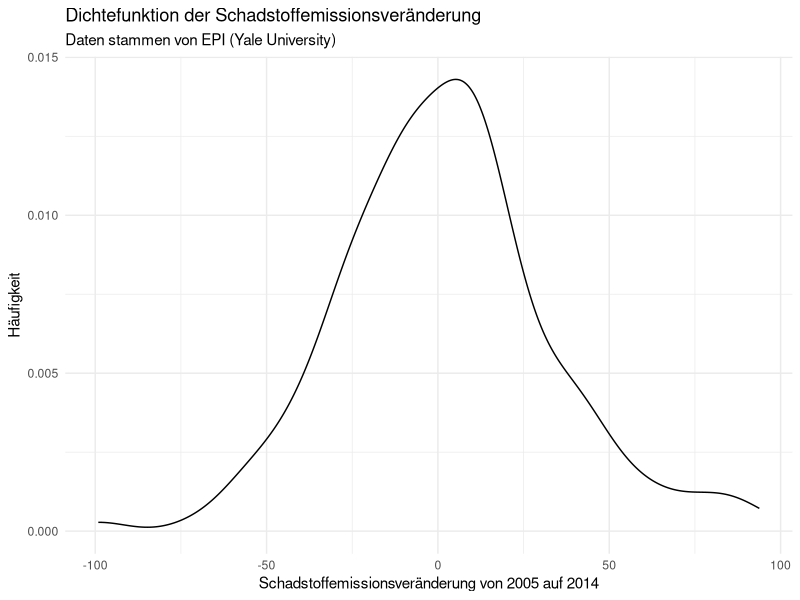
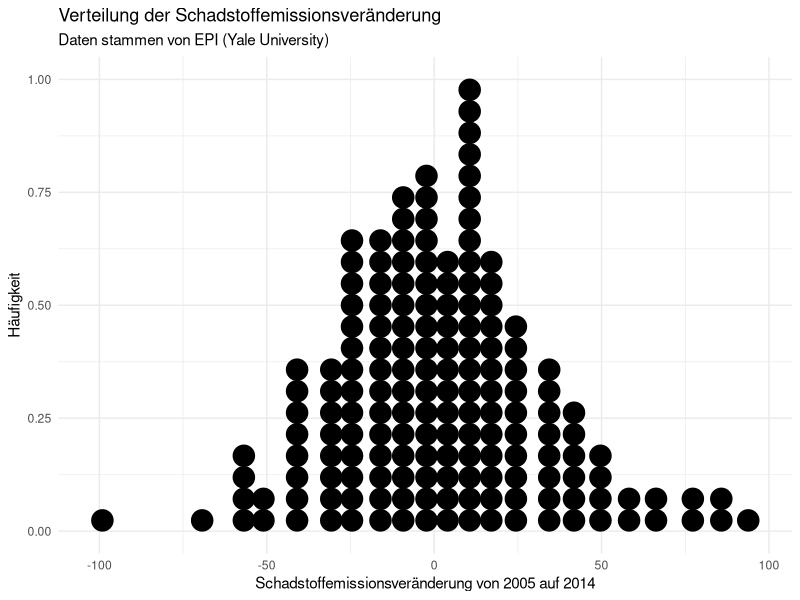
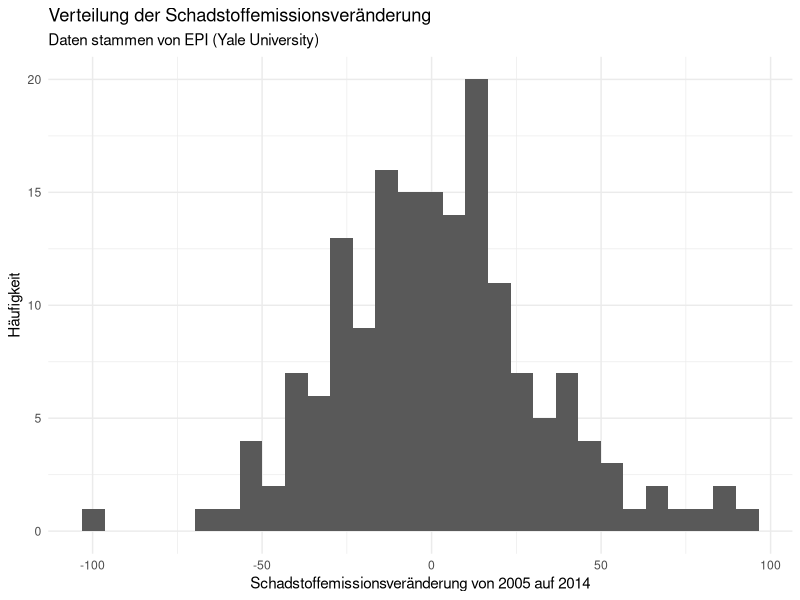

Here is the R script that generated these plots, in order:
#######################################
# ggplot für eine kontinuierliche Variable
#######################################

library(tidyverse)
library(readxl)
library(ggplot2)

# um die Grafiken einfach zu halten (Stichwort Ink-Data Ratio)
theme_set(theme_minimal())

# Einlesen der kontinuierlichen Variable (Quelle: EPI https://epi.yale.edu/epi-results/2020/component/ape)
emission <- read_excel('./data/epi_pollution_emission.xlsx')

#------
# Dichtefunktion
#------

ggplot(emission, aes(pollution_emission_change)) + geom_density()+
  labs(x="Schadstoffemissionsveränderung von 2005 auf 2014",
       y="Häufigkeit",
       title="Dichtefunktion der Schadstoffemissionsveränderung",
       subtitle = "Daten stammen von EPI (Yale University)")


#------
# Dotplot
#------

ggplot(emission, aes(pollution_emission_change)) + geom_dotplot()+
  labs(x="Schadstoffemissionsveränderung von 2005 auf 2014",
       y="Häufigkeit",
       title="Verteilung der Schadstoffemissionsveränderung",
       subtitle = "Daten stammen von EPI (Yale University)")


#------
# Histogramm
#------

ggplot(emission, aes(pollution_emission_change)) + geom_histogram()+
  labs(x="Schadstoffemissionsveränderung von 2005 auf 2014",
       y="Häufigkeit",
       title="Verteilung der Schadstoffemissionsveränderung",
       subtitle = "Daten stammen von EPI (Yale University)")


